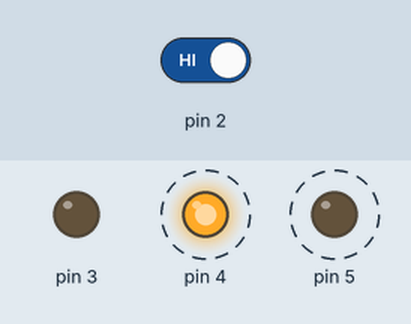
Simulated run of this sketch. Board: Arduino Uno, built with avr-gcc and run on an emulated ATmega328P. Shown: output pins drawn as LEDs (lit = HIGH). Dashed ring = blinking. Inputs (shaded band) come from the test bench; at power-on: pin 2 HIGH.

Above: at 1.8 s.
1.9 s: pin 2 driven LOW
At 2.3 s:
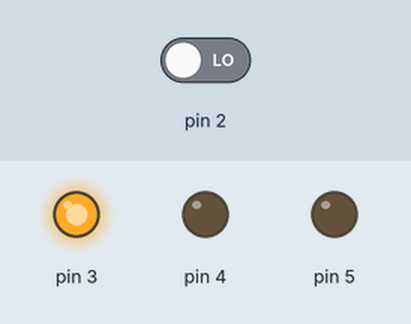
3.5 s: pin 2 driven HIGH
At 3.62 s:
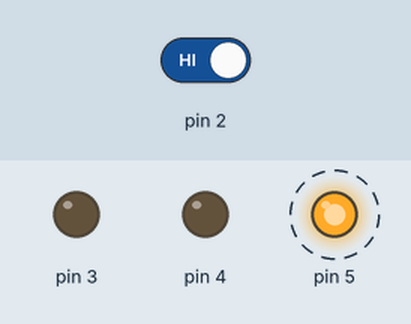
Timing chart, 0 to 12.5 s (numbered marks = the images above; inputs shaded):
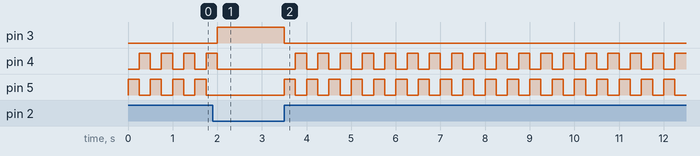

Measured:
- after the input at 1.9 s, pin 3: LOW → HIGH after 0.10 s; pin 4: goes on until 2.0 s, then stays LOW; pin 5: stops changing and stays LOW
- after the input at 3.5 s, pin 3: HIGH → LOW at once; pin 4: alternates HIGH for 0.25 s and LOW for 0.25 s, starting after 0.25 s; pin 5: alternates HIGH for 0.25 s and LOW for 0.25 s, starting at once
- by itself, pin 4, pin 5: alternates HIGH for 0.25 s and LOW for 0.25 s

The sketch:

light-show-on-btn-hold.ino
```cpp
int switchState = 0; // Set switch to off by default

void setup() {
  pinMode(3, OUTPUT);
  pinMode(4, OUTPUT);
  pinMode(5, OUTPUT);
  pinMode(2, INPUT);
}

void loop() {
  switchState = digitalRead(2);

  // If button not pressed
  if (switchState == LOW) {
    digitalWrite(3, HIGH); // Green LED On
    digitalWrite(4, LOW); // Red LED Off
    digitalWrite(5, LOW); // Red LED Off
  }
  else {
    digitalWrite(3, LOW);
    digitalWrite(4, LOW);
    digitalWrite(5, HIGH);

    // Wait a quarter of a second
    delay(250);

    // Toggle LEDs
    digitalWrite(4, HIGH);
    digitalWrite(5, LOW);

    delay(250);
  }
}
```
